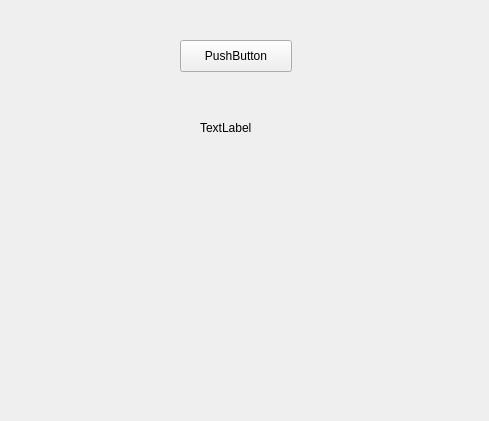
<?xml version="1.0" encoding="UTF-8"?>
<ui version="4.0">
 <class>Test12</class>
 <widget class="QWidget" name="Test12">
  <property name="geometry">
   <rect>
    <x>0</x>
    <y>0</y>
    <width>489</width>
    <height>421</height>
   </rect>
  </property>
  <property name="windowTitle">
   <string>Test12</string>
  </property>
  <widget class="QPushButton" name="btn">
   <property name="geometry">
    <rect>
     <x>180</x>
     <y>40</y>
     <width>112</width>
     <height>32</height>
    </rect>
   </property>
   <property name="text">
    <string>PushButton</string>
   </property>
  </widget>
  <widget class="QLabel" name="label">
   <property name="geometry">
    <rect>
     <x>200</x>
     <y>120</y>
     <width>58</width>
     <height>16</height>
    </rect>
   </property>
   <property name="text">
    <string>TextLabel</string>
   </property>
  </widget>
 </widget>
 <resources/>
 <connections/>
</ui>
